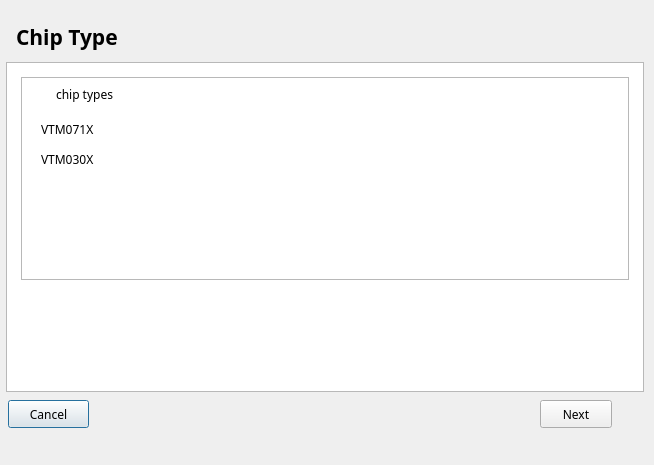
<?xml version="1.0" encoding="UTF-8"?>
<ui version="4.0">
 <class>chip</class>
 <widget class="QDialog" name="chip">
  <property name="windowModality">
   <enum>Qt::ApplicationModal</enum>
  </property>
  <property name="geometry">
   <rect>
    <x>0</x>
    <y>0</y>
    <width>654</width>
    <height>465</height>
   </rect>
  </property>
  <property name="minimumSize">
   <size>
    <width>654</width>
    <height>465</height>
   </size>
  </property>
  <property name="maximumSize">
   <size>
    <width>654</width>
    <height>465</height>
   </size>
  </property>
  <property name="font">
   <font>
    <family>微软雅黑</family>
   </font>
  </property>
  <property name="mouseTracking">
   <bool>true</bool>
  </property>
  <property name="windowTitle">
   <string>Choose  Chip Type</string>
  </property>
  <property name="windowIcon">
   <iconset>
    <normaloff>:/req/Create a new project/Yun.png</normaloff>:/req/Create a new project/Yun.png</iconset>
  </property>
  <widget class="QTableView" name="tableView_2">
   <property name="geometry">
    <rect>
     <x>21</x>
     <y>77</y>
     <width>608</width>
     <height>203</height>
    </rect>
   </property>
  </widget>
  <widget class="QPushButton" name="pushButton_3">
   <property name="geometry">
    <rect>
     <x>8</x>
     <y>400</y>
     <width>81</width>
     <height>28</height>
    </rect>
   </property>
   <property name="layoutDirection">
    <enum>Qt::LeftToRight</enum>
   </property>
   <property name="text">
    <string>Cancel</string>
   </property>
   <property name="icon">
    <iconset>
     <normaloff>:/新前缀/update/画板 – 4_slices/叉叉.png</normaloff>:/新前缀/update/画板 – 4_slices/叉叉.png</iconset>
   </property>
  </widget>
  <widget class="QPushButton" name="pushButton_4">
   <property name="geometry">
    <rect>
     <x>540</x>
     <y>400</y>
     <width>72</width>
     <height>28</height>
    </rect>
   </property>
   <property name="layoutDirection">
    <enum>Qt::RightToLeft</enum>
   </property>
   <property name="text">
    <string>Next</string>
   </property>
   <property name="icon">
    <iconset>
     <normaloff>:/新前缀/update/画板 – 4_slices/下一步.png</normaloff>:/新前缀/update/画板 – 4_slices/下一步.png</iconset>
   </property>
  </widget>
  <widget class="QTableView" name="tableView">
   <property name="geometry">
    <rect>
     <x>6</x>
     <y>62</y>
     <width>638</width>
     <height>330</height>
    </rect>
   </property>
  </widget>
  <widget class="QLabel" name="label_2">
   <property name="geometry">
    <rect>
     <x>56</x>
     <y>86</y>
     <width>80</width>
     <height>16</height>
    </rect>
   </property>
   <property name="text">
    <string>chip types</string>
   </property>
  </widget>
  <widget class="QLabel" name="label">
   <property name="geometry">
    <rect>
     <x>16</x>
     <y>16</y>
     <width>211</width>
     <height>41</height>
    </rect>
   </property>
   <property name="font">
    <font>
     <family>微软雅黑</family>
     <pointsize>16</pointsize>
     <weight>75</weight>
     <italic>false</italic>
     <bold>true</bold>
    </font>
   </property>
   <property name="text">
    <string>Chip Type</string>
   </property>
  </widget>
  <widget class="QPushButton" name="VTM071X">
   <property name="enabled">
    <bool>true</bool>
   </property>
   <property name="geometry">
    <rect>
     <x>40</x>
     <y>113</y>
     <width>561</width>
     <height>32</height>
    </rect>
   </property>
   <property name="font">
    <font>
     <family>微软雅黑</family>
     <kerning>false</kerning>
    </font>
   </property>
   <property name="cursor">
    <cursorShape>PointingHandCursor</cursorShape>
   </property>
   <property name="mouseTracking">
    <bool>false</bool>
   </property>
   <property name="styleSheet">
    <string notr="true">text-align:left;</string>
   </property>
   <property name="text">
    <string>VTM071X</string>
   </property>
   <property name="checkable">
    <bool>true</bool>
   </property>
   <property name="checked">
    <bool>false</bool>
   </property>
   <property name="autoExclusive">
    <bool>true</bool>
   </property>
   <property name="flat">
    <bool>true</bool>
   </property>
  </widget>
  <widget class="QLabel" name="label_3">
   <property name="geometry">
    <rect>
     <x>30</x>
     <y>90</y>
     <width>16</width>
     <height>16</height>
    </rect>
   </property>
   <property name="styleSheet">
    <string notr="true">border-image: url(:/req/update/微芯片.png);</string>
   </property>
   <property name="text">
    <string/>
   </property>
  </widget>
  <widget class="QPushButton" name="VTM32030X">
   <property name="enabled">
    <bool>true</bool>
   </property>
   <property name="geometry">
    <rect>
     <x>40</x>
     <y>143</y>
     <width>561</width>
     <height>32</height>
    </rect>
   </property>
   <property name="font">
    <font>
     <family>微软雅黑</family>
     <kerning>false</kerning>
    </font>
   </property>
   <property name="cursor">
    <cursorShape>PointingHandCursor</cursorShape>
   </property>
   <property name="mouseTracking">
    <bool>false</bool>
   </property>
   <property name="layoutDirection">
    <enum>Qt::LeftToRight</enum>
   </property>
   <property name="styleSheet">
    <string notr="true">text-align:left;</string>
   </property>
   <property name="text">
    <string>VTM030X</string>
   </property>
   <property name="checkable">
    <bool>true</bool>
   </property>
   <property name="checked">
    <bool>false</bool>
   </property>
   <property name="autoExclusive">
    <bool>true</bool>
   </property>
   <property name="flat">
    <bool>true</bool>
   </property>
  </widget>
  <zorder>tableView</zorder>
  <zorder>tableView_2</zorder>
  <zorder>pushButton_3</zorder>
  <zorder>pushButton_4</zorder>
  <zorder>label_2</zorder>
  <zorder>label</zorder>
  <zorder>label_3</zorder>
  <zorder>VTM071X</zorder>
  <zorder>VTM32030X</zorder>
 </widget>
 <resources>
  <include location="../req/req.qrc"/>
 </resources>
 <connections>
  <connection>
   <sender>pushButton_3</sender>
   <signal>clicked()</signal>
   <receiver>chip</receiver>
   <slot>hide()</slot>
   <hints>
    <hint type="sourcelabel">
     <x>61</x>
     <y>407</y>
    </hint>
    <hint type="destinationlabel">
     <x>133</x>
     <y>414</y>
    </hint>
   </hints>
  </connection>
  <connection>
   <sender>pushButton_4</sender>
   <signal>clicked()</signal>
   <receiver>chip</receiver>
   <slot>ImportDemoImage()</slot>
   <hints>
    <hint type="sourcelabel">
     <x>558</x>
     <y>413</y>
    </hint>
    <hint type="destinationlabel">
     <x>468</x>
     <y>419</y>
    </hint>
   </hints>
  </connection>
 </connections>
 <slots>
  <slot>ImportDemoImage()</slot>
 </slots>
</ui>
